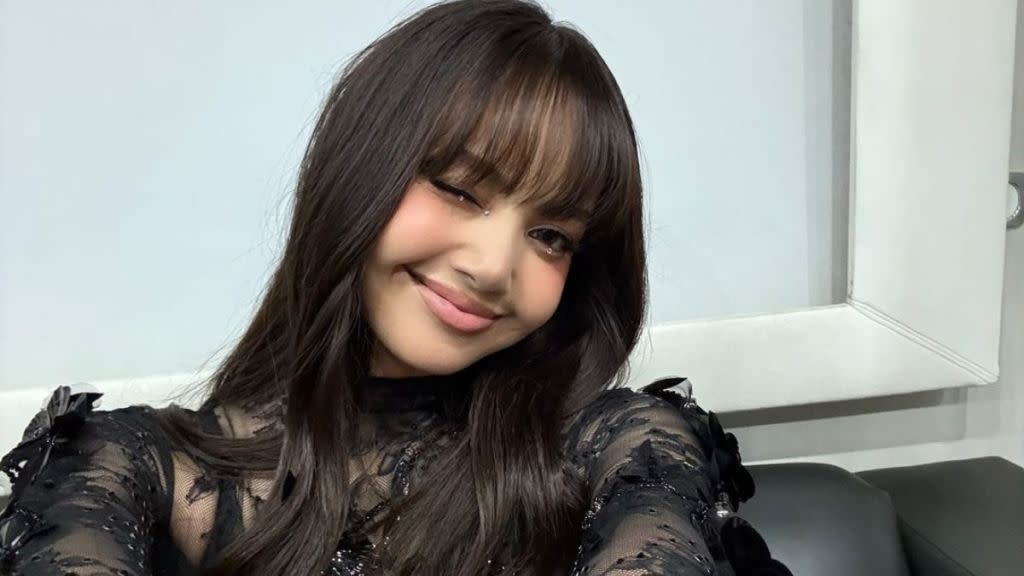
#> input picture images_dataset/lisa/719c540be59a44d1a002a09d789feee7.jpeg, 1024 x 576 px, given in place of 1229881_QDun.png, which was not available
$ jupyter execute --allow-errors BLACKPINK_classifier_model.ipynb   (shell and % lines are left out)
#> lines starting #> are read from the running program, lines starting #| are printed output that depends on the picture; pictures that were not available may be replaced by others from this repository, and a replacement may not be noted
[cell 1]
import numpy as np
import cv2
import matplotlib
from matplotlib import pyplot as plt
import os

[cell 2]
img = cv2.imread('/Users/tonytang/Desktop/BlackpinkFacialClassifier/images_dataset/lisa/1229881_QDun.png')
#> img is the input picture: shape (576, 1024, 3); mean B, G, R 134.8, 137.9, 136.8
img.shape
#> Out = (576, 1024, 3)

[cell 3]
plt.imshow(img)

[cell 4]
gray = cv2.cvtColor(img, cv2.COLOR_BGR2GRAY)
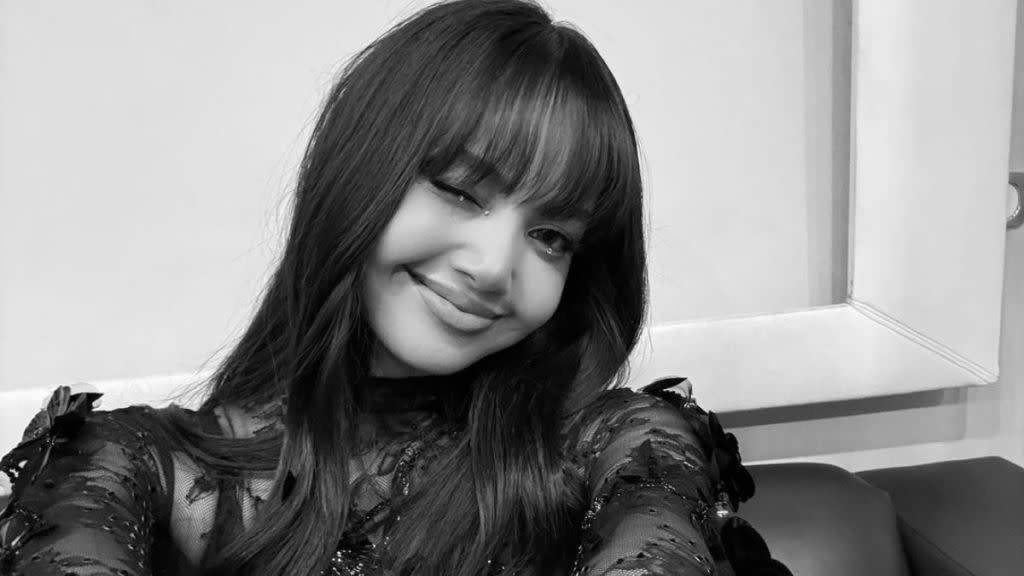
#> gray: shape (576, 1024); min 0, max 254, mean 137.3
gray.shape
#> Out = (576, 1024)

[cell 5]
gray

[cell 6]
plt.imshow(gray, cmap='gray')

[cell 7]
face_cascade = cv2.CascadeClassifier('/Users/tonytang/Desktop/BlackpinkFacialClassifier/model/opencv/haarcascades/haarcascade_frontalface_default.xml')
eye_cascade = cv2.CascadeClassifier('/Users/tonytang/Desktop/BlackpinkFacialClassifier/model/opencv/haarcascades/haarcascade_eye_tree_eyeglasses.xml')

faces = face_cascade.detectMultiScale(gray, 1.1, 5)
#> faces = ()
faces

#> (a cell that did not finish here is left out)

#> (a cell that did not finish here is left out)

[cell 10]
cv2.destroyAllWindows()
for (x,y,w,h) in faces:
    face_img = cv2.rectangle(img,(x,y),(x+w,y+h),(255,0,0),2)
    roi_gray = gray[y:y+h, x:x+w]
    roi_color = face_img[y:y+h, x:x+w]
    eyes = eye_cascade.detectMultiScale(roi_gray,
                                       scaleFactor=1.4,  # Try 1.05-1.2
                                       minNeighbors=6,   # Increase to reduce false positives
                                       minSize=(30, 30))
    for (ex,ey,ew,eh) in eyes:
        cv2.rectangle(roi_color,(ex,ey),(ex+ew,ey+eh),(0,255,0),2)
#> this loop made 0 passes


plt.figure()
#> (the rest of this cell did not finish here and is left out)

#> (a cell that did not finish here is left out)

#> (a cell that did not finish here is left out)

[cell 13]
def get_cropped_image_if_2_eyes(image_path):
    if not os.path.isfile(image_path):
        print(f"Image not exist!!!: {image_path}")
        return None
    img = cv2.imread(image_path)
    if img is None:
        print(f"Image load failed!!!: {image_path}")
        return None
    gray = cv2.cvtColor(img, cv2.COLOR_BGR2GRAY)
    faces = face_cascade.detectMultiScale(gray, 1.1, 5)
#> faces = ()
    for (x,y,w,h) in faces:
        roi_gray = gray[y:y+h, x:x+w]
        roi_color = img[y:y+h, x:x+w]
        eyes = eye_cascade.detectMultiScale(roi_gray)
        if len(eyes) >= 2:
            return roi_color

[cell 14]
cropped_image = get_cropped_image_if_2_eyes('/Users/tonytang/Desktop/BlackpinkFacialClassifier/images_dataset/lisa/1229881_QDun.png')
#> (the rest of this cell did not finish here and is left out)

[cell 15]
original_image = cv2.imread('/Users/tonytang/Desktop/BlackpinkFacialClassifier/images_dataset/lisa/1229881_QDun.png')
plt.imshow(original_image)

[cell 16]
org_image_obstructed = cv2.imread('/Users/tonytang/Desktop/BlackpinkFacialClassifier/images_dataset/lisa/full.jpeg')
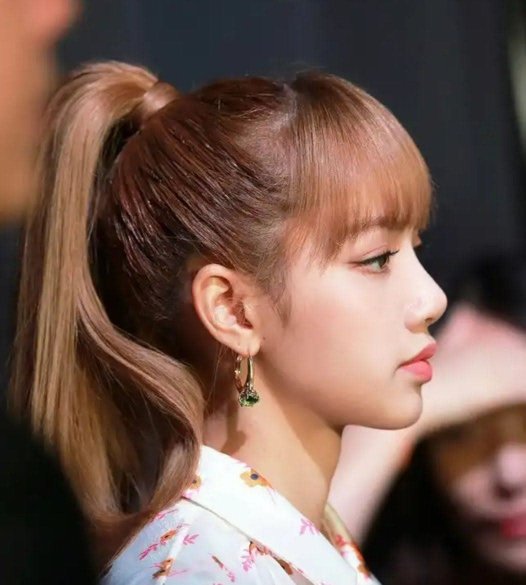
#> input picture images_dataset/lisa/full.jpeg, 1051 x 1169 px, found by its file name (shown at 1/2 size)
#> org_image_obstructed is the input picture: shape (1169, 1051, 3); mean B, G, R 78.7, 89.2, 115.3
plt.imshow(org_image_obstructed)

[cell 17]
cropped_image_no_2_eyes = get_cropped_image_if_2_eyes('/Users/tonytang/Desktop/BlackpinkFacialClassifier/images_dataset/lisa/full.jpeg')
#> in get_cropped_image_if_2_eyes (call 2), `gray = cv2.cvtColor(img, cv2.COLOR_BGR2GRAY)`:
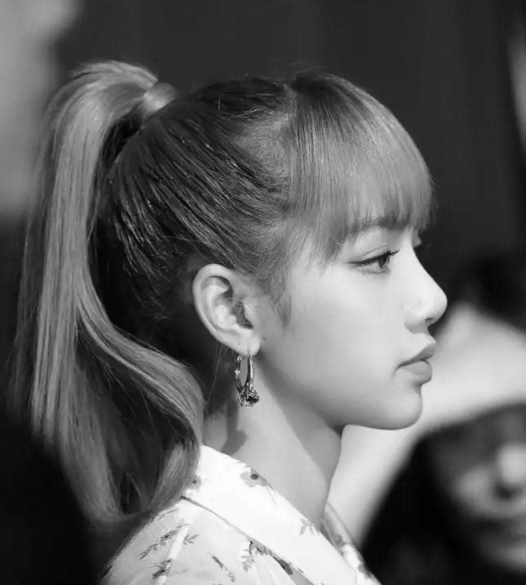
#> gray: shape (1169, 1051) (shown at 1/2 size); min 0, max 255, mean 95.8
#> in get_cropped_image_if_2_eyes (call 2), `faces = face_cascade.detectMultiScale(gray, 1.1, 5)`: faces = [[148, 192, 62, 62], [383, 580, 79, 79]]
#> the loop in get_cropped_image_if_2_eyes (call 2), `for (x,y,w,h) in faces:` made 2 passes
#> pass 1, in get_cropped_image_if_2_eyes (call 2), `roi_gray = gray[y:y+h, x:x+w]`:
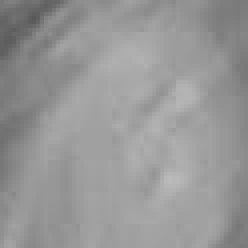
#> roi_gray: shape (62, 62) (shown 4 times larger); min 89, max 186, mean 151
#> pass 1, in get_cropped_image_if_2_eyes (call 2), `roi_color = img[y:y+h, x:x+w]`:
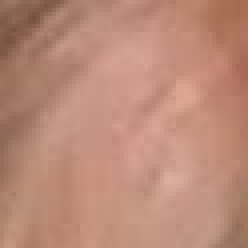
#> roi_color: shape (62, 62, 3) (shown 4 times larger); mean B, G, R 119.3, 138.5, 187.4
#> pass 2, in get_cropped_image_if_2_eyes (call 2), `roi_gray = gray[y:y+h, x:x+w]`:
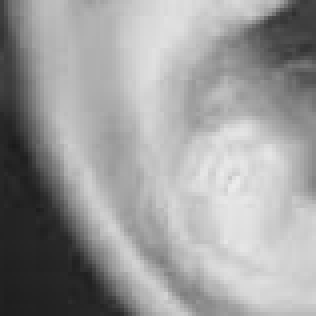
#> roi_gray: shape (79, 79) (shown 4 times larger); min 26, max 236, mean 155.7
#> pass 2, in get_cropped_image_if_2_eyes (call 2), `roi_color = img[y:y+h, x:x+w]`:
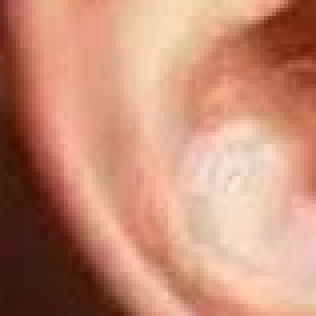
#> roi_color: shape (79, 79, 3) (shown 4 times larger); mean B, G, R 118.9, 141.4, 197.6
cropped_image_no_2_eyes

[cell 18]
import numpy as np
import pywt
import cv2

def w2d(img, mode='haar', level=1):
    imArray = img
    #Datatype conversions
    #convert to grayscale
    imArray = cv2.cvtColor( imArray,cv2.COLOR_RGB2GRAY )
    #convert to float
    imArray =  np.float32(imArray)
    imArray /= 255;
    # compute coefficients
    coeffs=pywt.wavedec2(imArray, mode, level=level)

    #Process Coefficients
    coeffs_H=list(coeffs)
    coeffs_H[0] *= 0;

    # reconstruction
    imArray_H=pywt.waverec2(coeffs_H, mode);
    imArray_H *= 255;
    imArray_H =  np.uint8(imArray_H)

    return imArray_H

#> (a cell that did not finish here is left out)

[cell 20]
path_to_data = "/Users/tonytang/Desktop/BlackpinkFacialClassifier/images_dataset/"
path_to_cr_data = "/Users/tonytang/Desktop/BlackpinkFacialClassifier/images_dataset/cropped/"

[cell 21]
img_dirs = []
for entry in os.scandir(path_to_data):
    if entry.is_dir():
        img_dirs.append(entry.path)

[cell 22]
img_dirs

[cell 23]
import shutil
if os.path.exists(path_to_cr_data):
     shutil.rmtree(path_to_cr_data)
os.mkdir(path_to_cr_data)

[cell 24]
cropped_image_dirs = []
celebrity_file_names_dict = {}
for img_dir in img_dirs:
    count = 1
    celebrity_name = img_dir.split('/')[-1]
    celebrity_file_names_dict[celebrity_name] = []
    for entry in os.scandir(img_dir):
        if entry.name.startswith('.'):
            continue
        try:
            roi_color = get_cropped_image_if_2_eyes(entry.path)
            if roi_color is not None:
                cropped_folder = path_to_cr_data + celebrity_name
        except Exception as e:
            print(f"Handle {entry.path} get wrong!!: {e}")
            continue
        if roi_color is not None:
            cropped_folder = path_to_cr_data + celebrity_name
            if not os.path.exists(cropped_folder):
                os.makedirs(cropped_folder)
                cropped_image_dirs.append(cropped_folder)
                print("Generating cropped images in folder: ",cropped_folder)
            cropped_file_name = celebrity_name + str(count) + ".png"
            cropped_file_path = cropped_folder + "/" + cropped_file_name
            cv2.imwrite(cropped_file_path, roi_color)
            celebrity_file_names_dict[celebrity_name].append(cropped_file_path)
            count += 1

[cell 25]
celebrity_file_names_dict = {}
for img_dir in cropped_image_dirs:
    celebrity_name = img_dir.split('/')[-1]
    file_list = []
    for entry in os.scandir(img_dir):
        if not entry.name.startswith('.'):
            file_list.append(entry.path)
    celebrity_file_names_dict[celebrity_name] = file_list
celebrity_file_names_dict

[cell 26]
class_dict = {}
count = 0
for celebrity_name in celebrity_file_names_dict.keys():
    class_dict[celebrity_name] = count
    count = count + 1
class_dict
